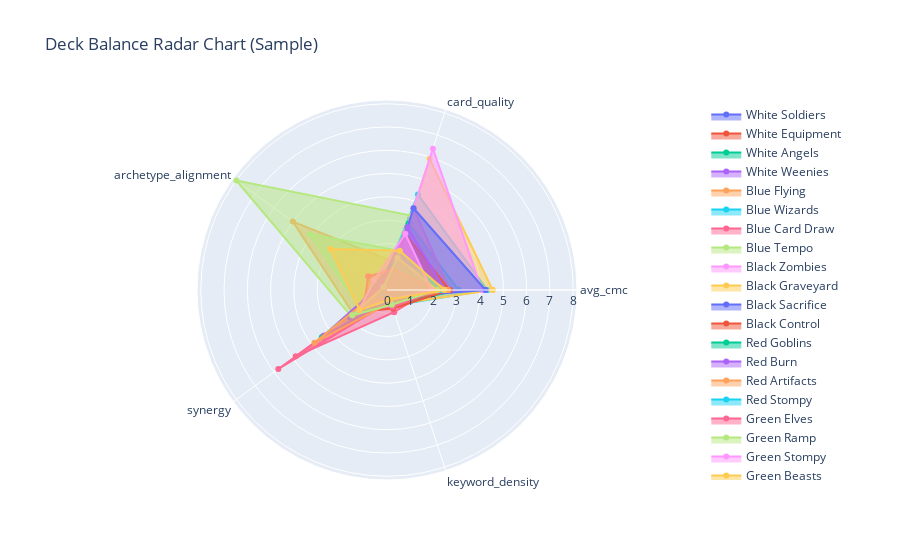

Notebook code for this chart:
### Code cell
# Import plotly for interactive visualizations
import plotly.graph_objects as go

sample_themes = metrics_df.index[:]  # Show first 5 decks as example
radar_metrics = ['avg_cmc', 'card_quality', 'archetype_alignment', 'synergy', 'keyword_density']
fig = go.Figure()
for theme in sample_themes:
    values = metrics_df.loc[theme, radar_metrics].values.tolist()
    fig.add_trace(go.Scatterpolar(
        r=values + [values[0]],
        theta=radar_metrics + [radar_metrics[0]],
        fill='toself',
        name=theme
    ))
fig.update_layout(
    polar=dict(radialaxis=dict(visible=True)),
    showlegend=True,
    title='Deck Balance Radar Chart (Sample)'
)
fig.show()

### Figure 1 — Plotly figure (JSON) as saved in the notebook; plotly's stock layout.template omitted (floating-point values rounded to 4 significant figures)
{"data": [{"fill": "toself", "name": "White Soldiers", "r": [1.385, 1.308, 0.4615, 0.6154, 0.5714, 1.385], "theta": ["avg_cmc", "card_quality", "archetype_alignment", "synergy", "keyword_density", "avg_cmc"], "type": "scatterpolar"}, {"fill": "toself", "name": "White Equipment", "r": [2.692, 3.231, 0.2692, 3.385, 0.5333, 2.692], "theta": ["avg_cmc", "card_quality", "archetype_alignment", "synergy", "keyword_density", "avg_cmc"], "type": "scatterpolar"}, {"fill": "toself", "name": "White Angels", "r": [2.615, 2.538, 0.3462, 3.462, 0.5455, 2.615], "theta": ["avg_cmc", "card_quality", "archetype_alignment", "synergy", "keyword_density", "avg_cmc"], "type": "scatterpolar"}, {"fill": "toself", "name": "White Weenies", "r": [1.231, 1.692, 0.6923, 1.692, 0.2, 1.231], "theta": ["avg_cmc", "card_quality", "archetype_alignment", "synergy", "keyword_density", "avg_cmc"], "type": "scatterpolar"}, {"fill": "toself", "name": "Blue Flying", "r": [2.154, 1.231, 5, 1.769, 0.5625, 2.154], "theta": ["avg_cmc", "card_quality", "archetype_alignment", "synergy", "keyword_density", "avg_cmc"], "type": "scatterpolar"}, {"fill": "toself", "name": "Blue Wizards", "r": [4.308, 4.308, 0.3077, 1.538, 0.7143, 4.308], "theta": ["avg_cmc", "card_quality", "archetype_alignment", "synergy", "keyword_density", "avg_cmc"], "type": "scatterpolar"}, {"fill": "toself", "name": "Blue Card Draw", "r": [1.846, 0.5385, 0, 4.846, 1, 1.846], "theta": ["avg_cmc", "card_quality", "archetype_alignment", "synergy", "keyword_density", "avg_cmc"], "type": "scatterpolar"}, {"fill": "toself", "name": "Blue Tempo", "r": [2.909, 3.364, 8, 1.909, 0.5, 2.909], "theta": ["avg_cmc", "card_quality", "archetype_alignment", "synergy", "keyword_density", "avg_cmc"], "type": "scatterpolar"}, {"fill": "toself", "name": "Black Zombies", "r": [2.923, 2.615, 0.3462, 0.6923, 0.6667, 2.923], "theta": ["avg_cmc", "card_quality", "archetype_alignment", "synergy", "keyword_density", "avg_cmc"], "type": "scatterpolar"}, {"fill": "toself", "name": "Black Graveyard", "r": [4.538, 5.923, 0, 1.308, 0.6667, 4.538], "theta": ["avg_cmc", "card_quality", "archetype_alignment", "synergy", "keyword_density", "avg_cmc"], "type": "scatterpolar"}, {"fill": "toself", "name": "Black Sacrifice", "r": [2.077, 1.231, 0.2308, 1.462, 0.5333, 2.077], "theta": ["avg_cmc", "card_quality", "archetype_alignment", "synergy", "keyword_density", "avg_cmc"], "type": "scatterpolar"}, {"fill": "toself", "name": "Black Control", "r": [1.538, 1.385, 0.3846, 2.077, 0.6, 1.538], "theta": ["avg_cmc", "card_quality", "archetype_alignment", "synergy", "keyword_density", "avg_cmc"], "type": "scatterpolar"}, {"fill": "toself", "name": "Red Goblins", "r": [3.077, 3, 0.3462, 1.308, 0.6667, 3.077], "theta": ["avg_cmc", "card_quality", "archetype_alignment", "synergy", "keyword_density", "avg_cmc"], "type": "scatterpolar"}, {"fill": "toself", "name": "Red Burn", "r": [1.692, 1.077, 0.2308, 1.923, 0.7143, 1.692], "theta": ["avg_cmc", "card_quality", "archetype_alignment", "synergy", "keyword_density", "avg_cmc"], "type": "scatterpolar"}, {"fill": "toself", "name": "Red Artifacts", "r": [1.615, 2.077, 0, 1.308, 0.7, 1.615], "theta": ["avg_cmc", "card_quality", "archetype_alignment", "synergy", "keyword_density", "avg_cmc"], "type": "scatterpolar"}, {"fill": "toself", "name": "Red Stompy", "r": [1.75, 2.5, 0, 2.5, 0.4, 1.75], "theta": ["avg_cmc", "card_quality", "archetype_alignment", "synergy", "keyword_density", "avg_cmc"], "type": "scatterpolar"}, {"fill": "toself", "name": "Green Elves", "r": [2.692, 3.692, 0, 5.769, 0.5, 2.692], "theta": ["avg_cmc", "card_quality", "archetype_alignment", "synergy", "keyword_density", "avg_cmc"], "type": "scatterpolar"}, {"fill": "toself", "name": "Green Ramp", "r": [1.769, 1.769, 4.077, 1.385, 0.5714, 1.769], "theta": ["avg_cmc", "card_quality", "archetype_alignment", "synergy", "keyword_density", "avg_cmc"], "type": "scatterpolar"}, {"fill": "toself", "name": "Green Stompy", "r": [4.077, 6.385, 0, 2.846, 0.1739, 4.077], "theta": ["avg_cmc", "card_quality", "archetype_alignment", "synergy", "keyword_density", "avg_cmc"], "type": "scatterpolar"}, {"fill": "toself", "name": "Green Beasts", "r": [1.538, 1.615, 0, 2.538, 0.2727, 1.538], "theta": ["avg_cmc", "card_quality", "archetype_alignment", "synergy", "keyword_density", "avg_cmc"], "type": "scatterpolar"}, {"fill": "toself", "name": "Azorius Control", "r": [4.231, 3.692, 0, 2, 0.3333, 4.231], "theta": ["avg_cmc", "card_quality", "archetype_alignment", "synergy", "keyword_density", "avg_cmc"], "type": "scatterpolar"}, {"fill": "toself", "name": "Dimir Mill", "r": [2.692, 2.538, 0.1538, 1.615, 0.8333, 2.692], "theta": ["avg_cmc", "card_quality", "archetype_alignment", "synergy", "keyword_density", "avg_cmc"], "type": "scatterpolar"}, {"fill": "toself", "name": "Rakdos Aggro", "r": [1.385, 1.385, 0.5385, 1.538, 0.4118, 1.385], "theta": ["avg_cmc", "card_quality", "archetype_alignment", "synergy", "keyword_density", "avg_cmc"], "type": "scatterpolar"}, {"fill": "toself", "name": "Gruul Midrange", "r": [2.5, 2.833, 0.375, 3.333, 0.4667, 2.5], "theta": ["avg_cmc", "card_quality", "archetype_alignment", "synergy", "keyword_density", "avg_cmc"], "type": "scatterpolar"}, {"fill": "toself", "name": "Selesnya Value", "r": [2.615, 1.385, 0.1923, 3.846, 0.5556, 2.615], "theta": ["avg_cmc", "card_quality", "archetype_alignment", "synergy", "keyword_density", "avg_cmc"], "type": "scatterpolar"}, {"fill": "toself", "name": "Orzhov Lifegain Value", "r": [2.308, 1.769, 0.2308, 0.3077, 0.3333, 2.308], "theta": ["avg_cmc", "card_quality", "archetype_alignment", "synergy", "keyword_density", "avg_cmc"], "type": "scatterpolar"}, {"fill": "toself", "name": "Izzet Spells Matter", "r": [2.154, 0.9231, 1, 1.231, 0.7778, 2.154], "theta": ["avg_cmc", "card_quality", "archetype_alignment", "synergy", "keyword_density", "avg_cmc"], "type": "scatterpolar"}, {"fill": "toself", "name": "Golgari Graveyard Value", "r": [2.154, 1.462, 0.1923, 1.846, 0.6667, 2.154], "theta": ["avg_cmc", "card_quality", "archetype_alignment", "synergy", "keyword_density", "avg_cmc"], "type": "scatterpolar"}, {"fill": "toself", "name": "Boros Aggro", "r": [1.923, 2.538, 0.6923, 1.462, 0.4375, 1.923], "theta": ["avg_cmc", "card_quality", "archetype_alignment", "synergy", "keyword_density", "avg_cmc"], "type": "scatterpolar"}, {"fill": "toself", "name": "Simic Ramp Control", "r": [2.462, 1.769, 3, 1.462, 0.4286, 2.462], "theta": ["avg_cmc", "card_quality", "archetype_alignment", "synergy", "keyword_density", "avg_cmc"], "type": "scatterpolar"}], "layout": {"polar": {"radialaxis": {"visible": true}}, "showlegend": true, "title": {"text": "Deck Balance Radar Chart (Sample)"}}}
